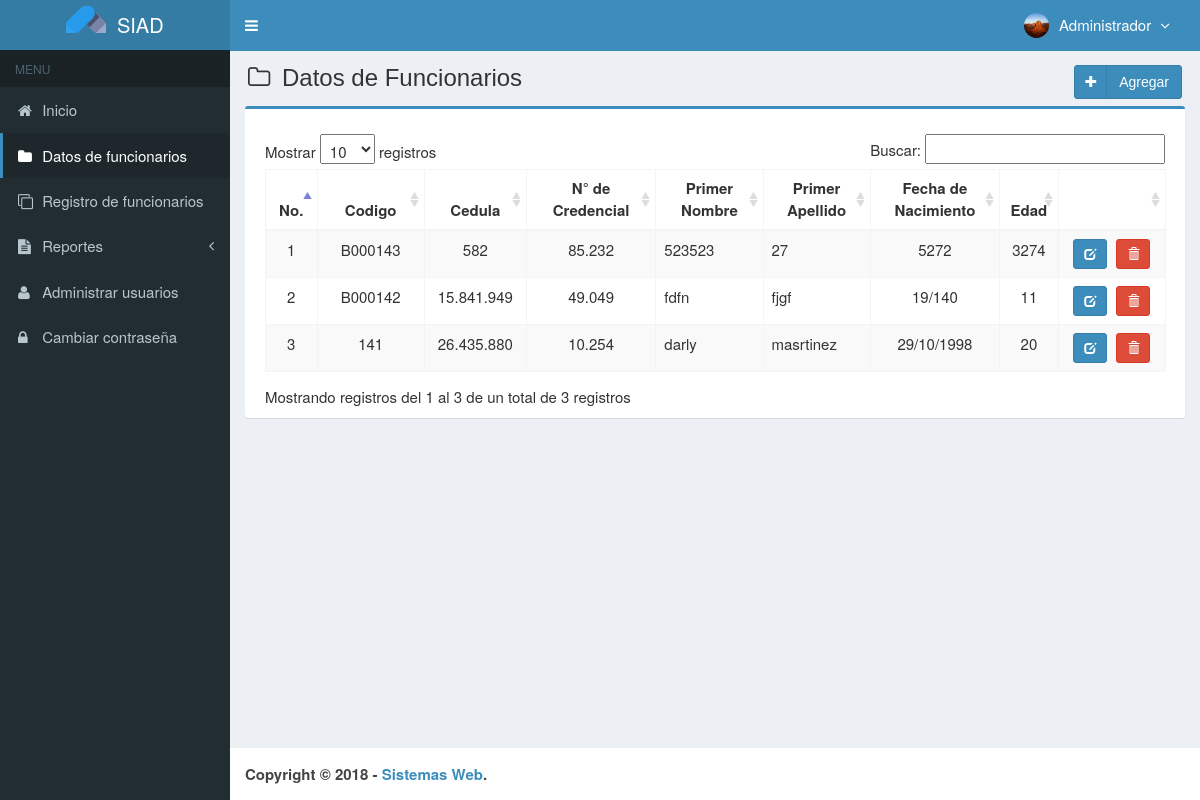
Before: /main.php?module=medicines (signed in) with the older database file.
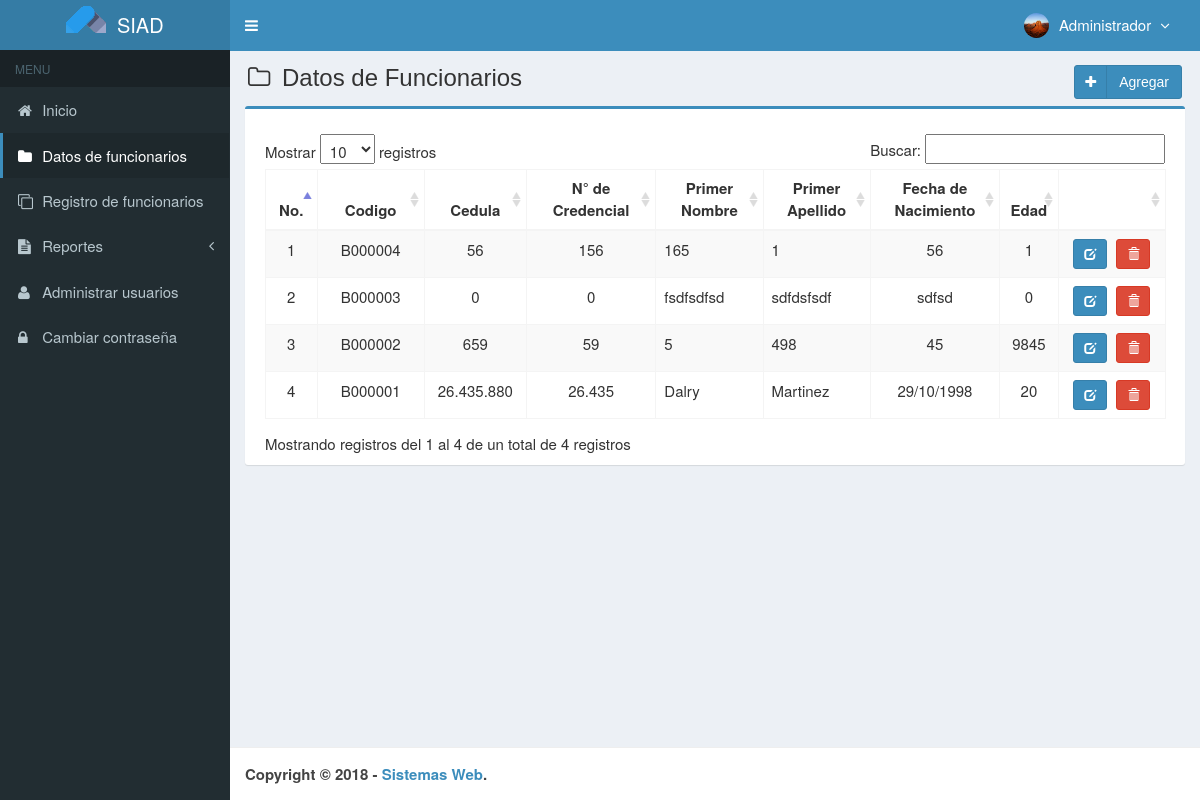
After: the same page with the newer database file.
### tables this page shows
CREATE TABLE `medicamentos` (
  `codigo` varchar(7) NOT NULL,
  `nombre` varchar(50) NOT NULL,
  `precio_compra` int(11) NOT NULL,
  `precio_venta` int(11) NOT NULL,
  `unidad` varchar(20) NOT NULL,
  `stock` int(11) NOT NULL,
  `created_user` int(3) NOT NULL,
  `created_date` timestamp NOT NULL DEFAULT CURRENT_TIMESTAMP,
  `updated_user` int(3) NOT NULL,
  `updated_date` timestamp NOT NULL DEFAULT CURRENT_TIMESTAMP ON UPDATE CURRENT_TIMESTAMP,
  `p_nombre` varchar(50) NOT NULL,
  `cedula` int(10) NOT NULL,
  `credencial` int(20) NOT NULL,
  `p_apellido` varchar(50) NOT NULL,
  `fec_nac` varchar(50) NOT NULL,
  `edad` int(3) NOT NULL,
  `s_nombre` varchar(50) NOT NULL,
  `s_apellido` varchar(50) NOT NULL,
  `rif` int(15) NOT NULL,
  `genero` int(11) NOT NULL,
  `tel_cel` int(11) NOT NULL,
  `tel_hab` int(11) NOT NULL,
  `tel_emerg` int(11) NOT NULL,
  `municipio` varchar(50) NOT NULL,
  `calle` varchar(50) NOT NULL,
  `casa` varchar(50) NOT NULL,
  `parroquia` varchar(50) NOT NULL,
  `estado` varchar(50) NOT NULL,
  `ciudad` varchar(50) NOT NULL,
  `avenida` varchar(50) NOT NULL,
  `codigo_cp` int(20) NOT NULL,
  `serial_cp` int(20) NOT NULL,
  `estado_c` varchar(50) NOT NULL,
  `lugar_nac` varchar(50) NOT NULL,
  `correo_e` varchar(50) NOT NULL,
  `grado_inst` varchar(50) NOT NULL,
  `correo_i` varchar(50) NOT NULL,
  `tipo_s` varchar(50) NOT NULL,
  `medicamen` varchar(100) NOT NULL,
  `discapacidad` varchar(100) NOT NULL,
  `alergias` varchar(100) NOT NULL,
  `nota` varchar(200) NOT NULL
);

### config/fungsi_rupiah.php (called while the page is built, shortened)
<?php
function format_rupiah($angka){
  $rupiah=number_format($angka,0,',','.');
  return $rupiah;
}
?>

### modules/medicines/view.php (the view, shortened to what this page needs)
<section class="content-header">
  <h1>
    <i class="fa fa-folder-o icon-title"></i> Datos de Funcionarios
    <a class="btn btn-primary btn-social pull-right" href="?module=form_medicines&form=add" title="agregar" data-toggle="tooltip">
      <i class="fa fa-plus"></i> Agregar
    </a>
  </h1>
</section>
<section class="content">
  <div class="row">
    <div class="col-md-12">
      <div class="box box-primary">
        <div class="box-body">
          <table id="dataTables1" class="table table-bordered table-striped table-hover">
            <thead>
              <tr>
                <th class="center">No.</th>
                <th class="center">Codigo</th>
                <th class="center">Cedula</th>
                <th class="center">N° de Credencial</th>
                <th class="center">Primer Nombre</th>
                <th class="center">Primer Apellido</th>
                <th class="center">Fecha de Nacimiento</th>
                <th class="center">Edad</th>
                <th></th>
              </tr>
            </thead>
            <tbody>
            <?php
            $no = 1;
            $query = mysqli_query($mysqli, "SELECT codigo,cedula,credencial,p_apellido,p_nombre,fec_nac,edad FROM medicamentos ORDER BY codigo DESC")
                                            or die('error: '.mysqli_error($mysqli));
            while ($data = mysqli_fetch_assoc($query)) {
              $cedula = format_rupiah($data['cedula']);
              $credencial = format_rupiah($data['credencial']);
              echo "<tr>
                      <td width='30' class='center'>$no</td>
                      <td width='80' class='center'>$data[codigo]</td>
                      <td width='70' align='center'>$cedula</td>
                      <td width='100' align='center'>$credencial</td>
                      <td width='80' align='left'>$data[p_nombre]</td>
                      <td width='80' align='left'>$data[p_apellido]</td>
                      <td width='100' align='center'>$data[fec_nac]</td>
                      <td width='20' align='center'>$data[edad]</td>
                      <td class='center' width='80'>
                      <div>
                      <a data-toggle='tooltip' data-placement='top' title='modificar' style='margin-right:5px' class='btn btn-primary btn-sm' href='?module=form_medicines&form=edit&id=$data[codigo]'>
                          <i style='color:#fff' class='glyphicon glyphicon-edit'></i>
                      </a>";
            ?>
                          <a data-toggle="tooltip" data-placement="top" title="Eliminar" class="btn btn-danger btn-sm" href="modules/medicines/proses.php?act=delete&id=<?php echo $data['codigo'];?>" onclick="return confirm('estas seguro de eliminar <?php echo $data['p_nombre']; ?> ?');">
                              <i style="color:#fff" class="glyphicon glyphicon-trash"></i>
                          </a>
            <?php
              echo "    </div>
                      </td>
                    </tr>";
              $no++;
            }
            ?>
            </tbody>
          </table>
        </div>
      </div>
    </div>
  </div>
</section><!-- /.content

Changed rows visible on the page:
removed medicamentos: codigo "B000143", cedula "582", credencial "85.232", p_nombre "523523", p_apellido "27", fec_nac "5272", edad "3274"
removed medicamentos: codigo "B000142", cedula "15.841.949", credencial "49.049", p_nombre "fdfn", p_apellido "fjgf", fec_nac "19/140", edad "11"
removed medicamentos: codigo "141", cedula "26.435.880", credencial "10.254", p_nombre "darly", p_apellido "masrtinez", fec_nac "29/10/1998", edad "20"
added medicamentos: codigo "B000004", cedula "56", credencial "156", p_nombre "165", p_apellido "1", fec_nac "56", edad "1"
added medicamentos: codigo "B000003", cedula "0", credencial "0", p_nombre "fsdfsdfsd", p_apellido "sdfdsfsdf", fec_nac "sdfsd", edad "0"
added medicamentos: codigo "B000002", cedula "659", credencial "59", p_nombre "5", p_apellido "498", fec_nac "45", edad "9845"
added medicamentos: codigo "B000001", cedula "26.435.880", credencial "26.435", p_nombre "Dalry", p_apellido "Martinez", fec_nac "29/10/1998", edad "20"
Other visible differences:
text written by a page script: "Mostrar registros Buscar: Mostrando registros del 1 al 3 de un total de 3 registros" → "Mostrar registros Buscar: Mostrando registros del 1 al 4 de un total de 4 registros"
